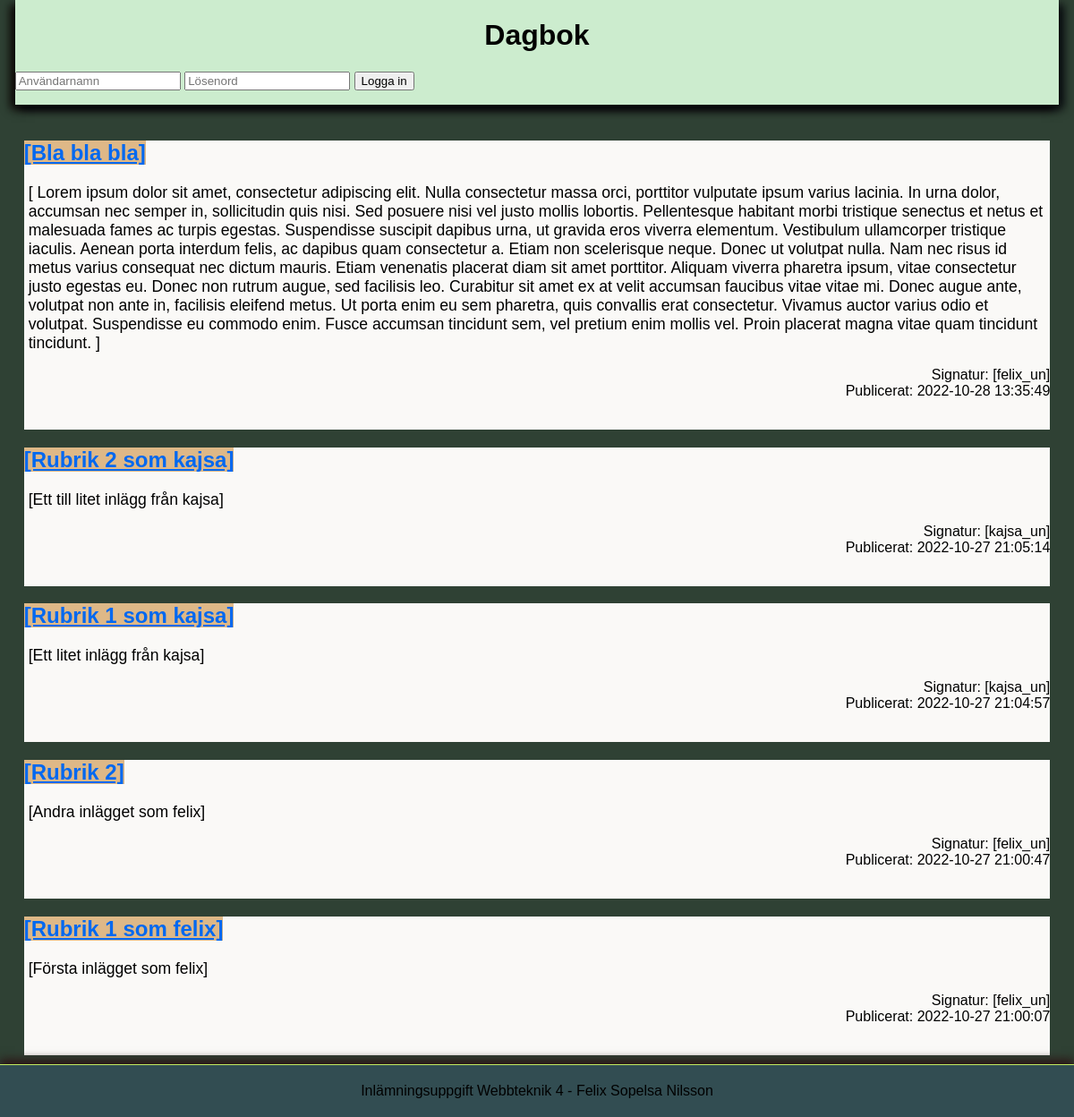
The app's page /ingångssida.php with its own data.
### tables this page shows
CREATE TABLE `diary` (
  `headline` varchar(100) DEFAULT NULL COMMENT 'inläggets rubrik',
  `content` varchar(10000) DEFAULT NULL COMMENT 'inläggets innehåll',
  `signature` varchar(50) DEFAULT NULL COMMENT 'skribentens signatur',
  `timestamp` timestamp NOT NULL DEFAULT CURRENT_TIMESTAMP COMMENT 'inläggets TIMESTAMP',
  `ID` int NOT NULL COMMENT 'indexerings-id'
);

### ingångssida.php (the view, shortened to what this page needs)
<?php ini_set('display_errors', 1); ini_set('display_startup_errors', 1); error_reporting(E_ALL);
	$servername = "localhost";
	$my_username = "fn222hn";
	$my_password = "Jtrvsk";
	$conn = mysqli_connect($servername, $my_username, $my_password, $my_username);
	$diary = mysqli_query($conn, "SELECT * FROM diary ORDER BY `timestamp` DESC");
?>
<html>
	<head>
		<link rel="stylesheet" type="text/css" href="css/layout.css">
	</head>
	<body>
		<header>
			<h1>Dagbok</h1>
				<?php
					if (!isset($_SESSION['status']) || $_SESSION['status'] == "logged_out") {
						echo "<form method=\"post\">
							<input type=\"text\" name=\"username\" placeholder=\"Användarnamn\" required/>
							<input type=\"password\" name=\"password\" placeholder=\"Lösenord\" required/>
							<input type=\"submit\" value=\"Logga in\" />";
					}
					else if ($_SESSION['status'] == "logged_in") {
						echo "<a href=\"författarverktygssida.php\"> Skriv ett inlägg</a>";
						echo "<a href=\"logout.php\"> Logga ut</a>";
					}
				?>
		</header>
		<main>
			<?php
                while ($posts = mysqli_fetch_array($diary)) {
					echo "<div class='posts'>" .
						 "<h2> <a href='inläggssida.php?id=" .$posts['ID']. "'>" . $posts['headline'] . "</a> </h2>
						 <h3 id=\"content\">" . $posts['content'] . "</h3>
						 <p>Signatur: " . $posts['signature'] . "<br>
						 Publicerat: " . $posts['timestamp'] . "</p> <br>
						 </div>";
                }
            ?>
		</main>
	</body>
	<footer>
		<p>Inlämningsuppgift Webbteknik 4 - Felix Sopelsa Nilsson</p>
	</footer>
</html>

### css/layout.css (style rules this page uses)
html, body, nav, header, main, aside, footer, article, section, div { margin: 0; padding: 0; box-sizing: border-box; }
html { height: 100%; user-select: none; }
body { height: 100%; background-color: rgb(47, 65, 52); color: #000000; font-family: Verdana, Geneva, Tahoma, sans-serif; display: grid; grid-template-columns: auto minmax(100px,1400px) auto; grid-template-rows: min-content auto min-content; grid-template-areas: ". header ." ". main ." "footer footer footer"; }
header { grid-area: header; background-color: rgb(204, 236, 206); box-shadow: 5px 5px 10px rgb(0, 2, 8), -5px 5px 10px rgb(10, 1, 1); margin-bottom: 10px; }
header h1 { text-align: center; }
main { grid-area: main; padding: 10px; }
main h3 { font-weight: normal; margin: 5px; font-size: 1.1em; }
main div { background-color: rgb(250, 249, 247); }
main div p { text-align: right; font-size: 1em; }
footer { grid-area: footer; background-color: rgb(50, 77, 82); border-top: 1px solid rgb(194, 236, 96); box-shadow: 0px -5px 10px rgb(44, 20, 20); padding: 4px; font-size: 1em; text-align: center; }
a { color: rgb(0, 104, 240); background-color: burlywood; }

### records on screen
diary: headline "[Bla bla bla]", content "[ Lorem ipsum dolor sit amet, consectetur adipiscing elit. Nulla consectetur massa orci, porttitor vulputate ipsum varius lacinia. In urna dolor, accumsan nec semper in, sollicitudin quis nisi. Sed posuere nisi vel justo mollis lobortis. Pellentesque habitant morbi tristique senectus et netus et malesuada fames ac turpis egestas. Suspendisse suscipit dapibus urna, ut gravida eros viverra elementum. Vestibulum ullamcorper tristique iaculis. Aenean porta interdum felis, ac dapibus quam consectetur a. Etiam non scelerisque neque. Donec ut volutpat nulla. Nam nec risus id metus varius consequat nec dictum mauris. Etiam venenatis placerat diam sit amet porttitor. Aliquam viverra pharetra ipsum,…", signature "[felix_un]", timestamp "2022-10-28 13:35:49"
diary: headline "[Rubrik 2 som kajsa]", content "[Ett till litet inlägg från kajsa]", signature "[kajsa_un]", timestamp "2022-10-27 21:05:14"
diary: headline "[Rubrik 1 som kajsa]", content "[Ett litet inlägg från kajsa]", signature "[kajsa_un]", timestamp "2022-10-27 21:04:57"
diary: headline "[Rubrik 2]", content "[Andra inlägget som felix]", signature "[felix_un]", timestamp "2022-10-27 21:00:47"
diary: headline "[Rubrik 1 som felix]", content "[Första inlägget som felix]", signature "[felix_un]", timestamp "2022-10-27 21:00:07"
